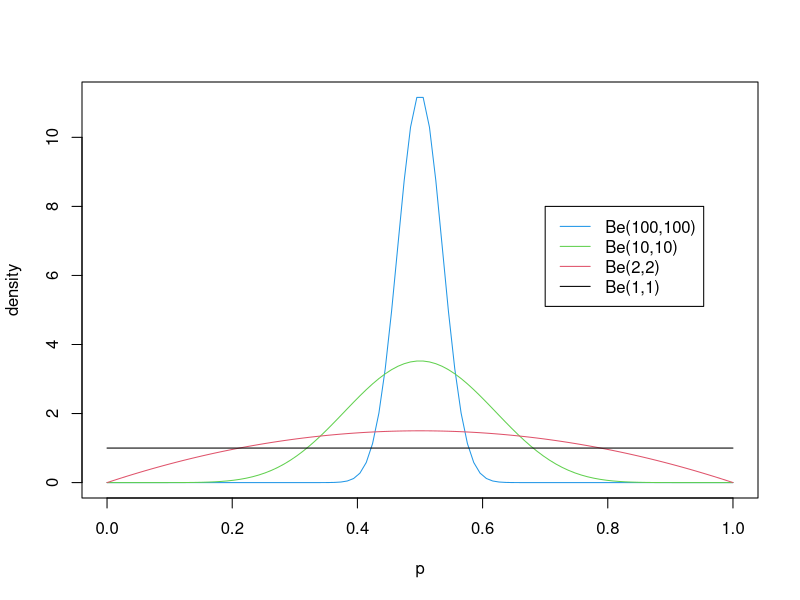
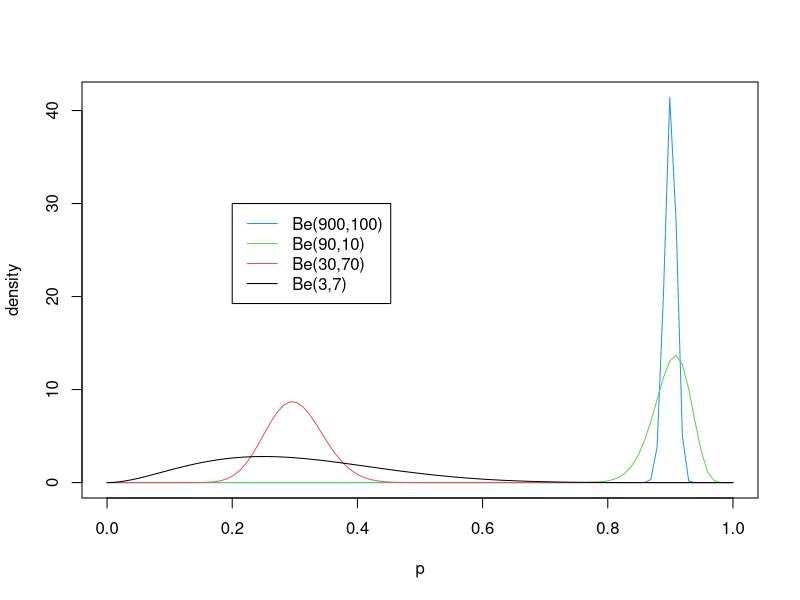
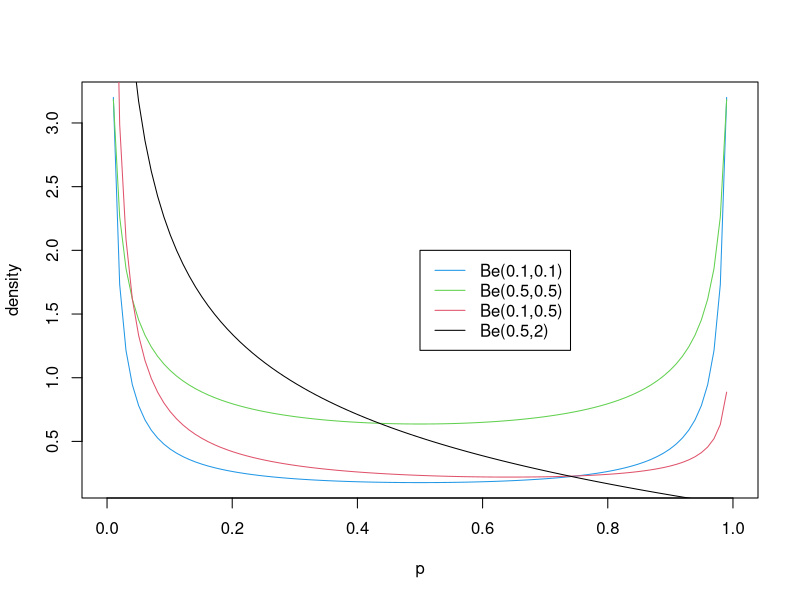

Write the R code that produced these figures, in order.
## ---- chunk 1
p = seq(0,1, length=100)
plot(p, dbeta(p, 100, 100), ylab="density", type ="l", col=4)
lines(p, dbeta(p, 10, 10), type ="l", col=3)
lines(p, dbeta(p, 2, 2), col=2) 
lines(p, dbeta(p, 1, 1), col=1) 
legend(0.7,8, c("Be(100,100)","Be(10,10)","Be(2,2)", "Be(1,1)"),lty=c(1,1,1,1),col=c(4,3,2,1))
## ---- chunk 2
p = seq(0,1, length=100)
plot(p, dbeta(p, 900, 100), ylab="density", type ="l", col=4)
lines(p, dbeta(p, 90, 10), type ="l", col=3)
lines(p, dbeta(p, 30, 70), col=2) 
lines(p, dbeta(p, 3, 7), col=1) 
legend(0.2,30, c("Be(900,100)","Be(90,10)","Be(30,70)", "Be(3,7)"),lty=c(1,1,1,1),col=c(4,3,2,1))
## ---- chunk 3
p = seq(0,1, length=100)
plot(p, dbeta(p, 0.1, 0.1), ylab="density", type ="l", col=4)
lines(p, dbeta(p, 0.5, 0.5), type ="l", col=3)
lines(p, dbeta(p, 0.1, 0.5), col=2) 
lines(p, dbeta(p, 0.5, 2), col=1) 
legend(0.5,2, c("Be(0.1,0.1)","Be(0.5,0.5)","Be(0.1,0.5)", "Be(0.5,2)"),lty=c(1,1,1,1),col=c(4,3,2,1))
